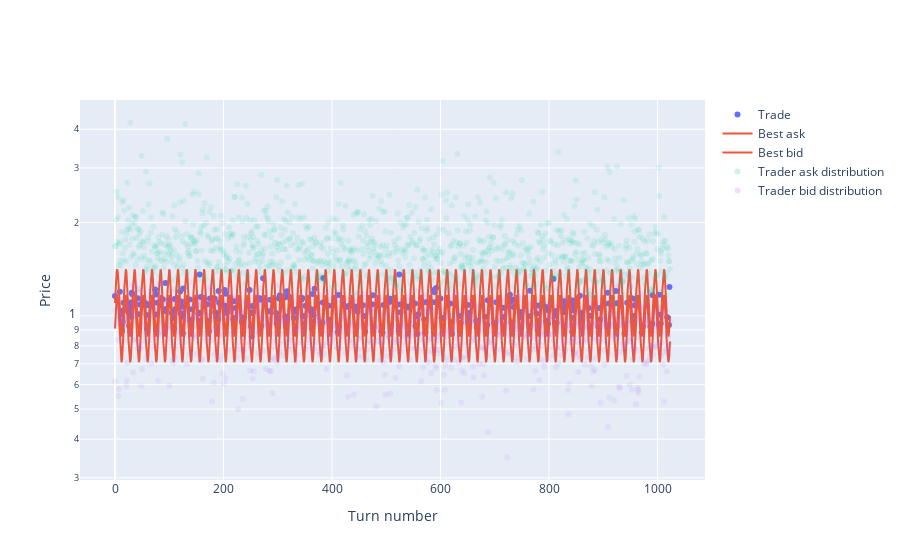

The notebook cell saved with this chart:
### Code cell
trades_plot(turn_results)

### Figure 1 — Plotly figure (JSON) as saved in the notebook; plotly's stock layout.template omitted (floating-point values rounded to 4 significant figures; data arrays with more than 128 entries replaced by an {"elided": "..."} marker saying what was removed)
{"data": [{"marker": {"color": "#636EFA"}, "mode": "markers", "name": "Trade", "type": "scatter", "x": {"elided": "251 int values"}, "y": {"elided": "251 float values"}}, {"marker": {"color": "#EF553B"}, "name": "Best ask", "type": "scatter", "y": {"elided": "1024 float values"}}, {"marker": {"color": "#EF553B"}, "name": "Best bid", "type": "scatter", "y": {"elided": "1024 float values"}}, {"marker": {"color": "#00CC96", "opacity": 0.1}, "mode": "markers", "name": "Trader ask distribution", "type": "scatter", "x": {"elided": "1024 int values"}, "y": {"elided": "1024 float values"}}, {"marker": {"color": "#AB63FA", "opacity": 0.1}, "mode": "markers", "name": "Trader bid distribution", "type": "scatter", "x": {"elided": "1024 int values"}, "y": {"elided": "1024 float values"}}], "layout": {"xaxis": {"title": {"text": "Turn number"}}, "yaxis": {"title": {"text": "Price"}, "type": "log"}}}
